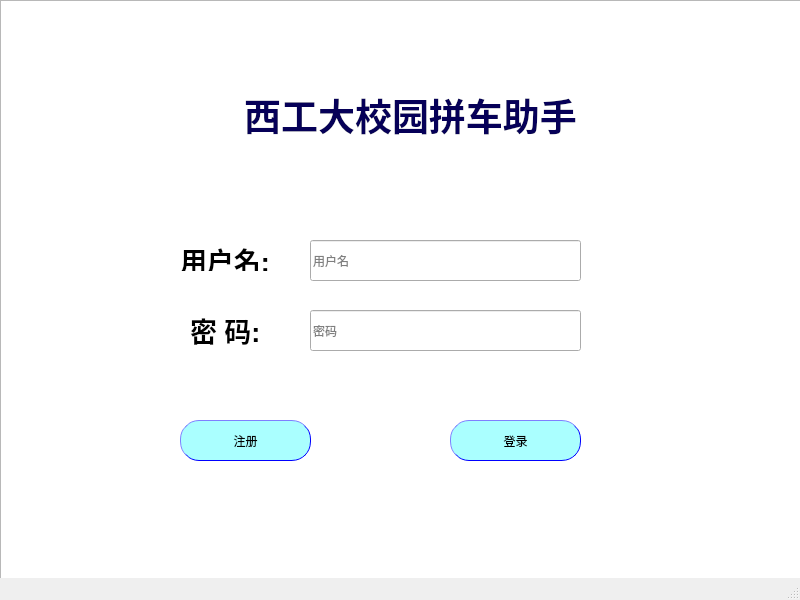
<?xml version="1.0" encoding="UTF-8"?>
<ui version="4.0">
 <class>MainWindow</class>
 <widget class="QMainWindow" name="MainWindow">
  <property name="geometry">
   <rect>
    <x>0</x>
    <y>0</y>
    <width>800</width>
    <height>600</height>
   </rect>
  </property>
  <property name="sizePolicy">
   <sizepolicy hsizetype="Fixed" vsizetype="Fixed">
    <horstretch>0</horstretch>
    <verstretch>0</verstretch>
   </sizepolicy>
  </property>
  <property name="minimumSize">
   <size>
    <width>800</width>
    <height>600</height>
   </size>
  </property>
  <property name="maximumSize">
   <size>
    <width>800</width>
    <height>600</height>
   </size>
  </property>
  <property name="windowTitle">
   <string>西工大校园拼车助手-登陆界面</string>
  </property>
  <property name="windowIcon">
   <iconset>
    <normaloff>../../mms/images/d1160924ab18972b07f8caa0e8cd7b899f510a9e.png</normaloff>../../mms/images/d1160924ab18972b07f8caa0e8cd7b899f510a9e.png</iconset>
  </property>
  <property name="tabShape">
   <enum>QTabWidget::Rounded</enum>
  </property>
  <widget class="QWidget" name="centralwidget">
   <widget class="QLabel" name="label">
    <property name="geometry">
     <rect>
      <x>200</x>
      <y>80</y>
      <width>421</width>
      <height>71</height>
     </rect>
    </property>
    <property name="font">
     <font>
      <family>华文琥珀</family>
      <pointsize>28</pointsize>
      <weight>50</weight>
      <italic>false</italic>
      <bold>false</bold>
     </font>
    </property>
    <property name="styleSheet">
     <string notr="true">font: 28pt &quot;华文琥珀&quot;;</string>
    </property>
    <property name="text">
     <string>&lt;!DOCTYPE HTML PUBLIC &quot;-//W3C//DTD HTML 4.0//EN&quot; &quot;http://www.w3.org/TR/REC-html40/strict.dtd&quot;&gt;
&lt;html&gt;&lt;head&gt;&lt;meta name=&quot;qrichtext&quot; content=&quot;1&quot; /&gt;&lt;style type=&quot;text/css&quot;&gt;
p, li { white-space: pre-wrap; }
&lt;/style&gt;&lt;/head&gt;&lt;body style=&quot; font-family:'华文琥珀'; font-size:28pt; font-weight:400; font-style:normal;&quot;&gt;
&lt;p align=&quot;center&quot; style=&quot; margin-top:12px; margin-bottom:12px; margin-left:0px; margin-right:0px; -qt-block-indent:0; text-indent:0px;&quot;&gt;&lt;span style=&quot; font-family:'SimSun'; font-weight:600; color:#060058;&quot;&gt;西工大校园拼车助手&lt;/span&gt;&lt;/p&gt;&lt;/body&gt;&lt;/html&gt;</string>
    </property>
    <property name="textFormat">
     <enum>Qt::AutoText</enum>
    </property>
    <property name="wordWrap">
     <bool>false</bool>
    </property>
    <property name="margin">
     <number>5</number>
    </property>
    <property name="border-radius" stdset="0">
     <string>4px;</string>
    </property>
    <property name="background-color" stdset="0">
     <string>argb(60, 60, 60, 130);</string>
    </property>
   </widget>
   <widget class="QLabel" name="label_2">
    <property name="geometry">
     <rect>
      <x>180</x>
      <y>240</y>
      <width>111</width>
      <height>31</height>
     </rect>
    </property>
    <property name="text">
     <string>&lt;html&gt;&lt;head/&gt;&lt;body&gt;&lt;p&gt;&lt;span style=&quot; font-size:20pt; font-weight:600; color:#000000;&quot;&gt;用户名: &lt;/span&gt;&lt;/p&gt;&lt;/body&gt;&lt;/html&gt;</string>
    </property>
   </widget>
   <widget class="QLabel" name="label_3">
    <property name="geometry">
     <rect>
      <x>190</x>
      <y>310</y>
      <width>101</width>
      <height>41</height>
     </rect>
    </property>
    <property name="text">
     <string>&lt;html&gt;&lt;head/&gt;&lt;body&gt;&lt;p&gt;&lt;span style=&quot; font-size:20pt; font-weight:600;&quot;&gt;密  码:&lt;/span&gt;&lt;/p&gt;&lt;/body&gt;&lt;/html&gt;</string>
    </property>
   </widget>
   <widget class="QGraphicsView" name="graphicsView">
    <property name="geometry">
     <rect>
      <x>0</x>
      <y>0</y>
      <width>801</width>
      <height>601</height>
     </rect>
    </property>
    <property name="layoutDirection">
     <enum>Qt::LeftToRight</enum>
    </property>
    <property name="autoFillBackground">
     <bool>false</bool>
    </property>
    <property name="styleSheet">
     <string notr="true">background-image: url(:/img/backcar (2).jpg);</string>
    </property>
   </widget>
   <widget class="QLineEdit" name="lineEdit">
    <property name="geometry">
     <rect>
      <x>310</x>
      <y>240</y>
      <width>271</width>
      <height>41</height>
     </rect>
    </property>
    <property name="text">
     <string/>
    </property>
    <property name="dragEnabled">
     <bool>true</bool>
    </property>
    <property name="placeholderText">
     <string>用户名</string>
    </property>
    <property name="clearButtonEnabled">
     <bool>true</bool>
    </property>
    <property name="background-color" stdset="0">
     <string>argb(60, 60, 60, 130);</string>
    </property>
   </widget>
   <widget class="QLineEdit" name="lineEdit_2">
    <property name="geometry">
     <rect>
      <x>310</x>
      <y>310</y>
      <width>271</width>
      <height>41</height>
     </rect>
    </property>
    <property name="text">
     <string/>
    </property>
    <property name="echoMode">
     <enum>QLineEdit::Password</enum>
    </property>
    <property name="dragEnabled">
     <bool>false</bool>
    </property>
    <property name="readOnly">
     <bool>false</bool>
    </property>
    <property name="placeholderText">
     <string>密码</string>
    </property>
    <property name="cursorMoveStyle">
     <enum>Qt::LogicalMoveStyle</enum>
    </property>
    <property name="clearButtonEnabled">
     <bool>true</bool>
    </property>
   </widget>
   <widget class="QPushButton" name="pushButton">
    <property name="geometry">
     <rect>
      <x>180</x>
      <y>420</y>
      <width>131</width>
      <height>41</height>
     </rect>
    </property>
    <property name="styleSheet">
     <string notr="true">color: rgb(0, 170, 255);
font: 18pt &quot;幼圆&quot;;
background-color: rgb(170, 255, 255);
color: rgb(0, 0, 0);
border-color: rgb(85, 255, 255);
border-radius: 19px;  border: 1px groove blue;
border-style: outset;</string>
    </property>
    <property name="text">
     <string>注册</string>
    </property>
   </widget>
   <widget class="QPushButton" name="pushButton_2">
    <property name="geometry">
     <rect>
      <x>450</x>
      <y>420</y>
      <width>131</width>
      <height>41</height>
     </rect>
    </property>
    <property name="styleSheet">
     <string notr="true">color: rgb(0, 170, 255);
font: 18pt &quot;幼圆&quot;;
background-color: rgb(170, 255, 255);
color: rgb(0, 0, 0);
border-color: rgb(85, 255, 255);
border-radius: 19px;  border: 1px groove blue;
border-style: outset;</string>
    </property>
    <property name="text">
     <string>登录</string>
    </property>
   </widget>
   <widget class="QLabel" name="label_4">
    <property name="geometry">
     <rect>
      <x>680</x>
      <y>100</y>
      <width>81</width>
      <height>81</height>
     </rect>
    </property>
    <property name="styleSheet">
     <string notr="true">border-image: url(:/img/太阳.png);</string>
    </property>
    <property name="text">
     <string/>
    </property>
   </widget>
   <widget class="QLabel" name="label_5">
    <property name="geometry">
     <rect>
      <x>640</x>
      <y>390</y>
      <width>111</width>
      <height>81</height>
     </rect>
    </property>
    <property name="styleSheet">
     <string notr="true">border-image: url(:/img/轿车，小汽车.png);</string>
    </property>
    <property name="text">
     <string/>
    </property>
   </widget>
   <widget class="QLabel" name="label_6">
    <property name="geometry">
     <rect>
      <x>30</x>
      <y>330</y>
      <width>131</width>
      <height>141</height>
     </rect>
    </property>
    <property name="styleSheet">
     <string notr="true">border-image: url(:/img/大学 (1).png);</string>
    </property>
    <property name="text">
     <string/>
    </property>
   </widget>
   <zorder>graphicsView</zorder>
   <zorder>label</zorder>
   <zorder>label_2</zorder>
   <zorder>label_3</zorder>
   <zorder>lineEdit</zorder>
   <zorder>lineEdit_2</zorder>
   <zorder>pushButton</zorder>
   <zorder>pushButton_2</zorder>
   <zorder>label_4</zorder>
   <zorder>label_5</zorder>
   <zorder>label_6</zorder>
  </widget>
  <widget class="QMenuBar" name="menubar">
   <property name="geometry">
    <rect>
     <x>0</x>
     <y>0</y>
     <width>800</width>
     <height>23</height>
    </rect>
   </property>
  </widget>
  <widget class="QStatusBar" name="statusbar"/>
 </widget>
 <resources>
  <include location="../image/image.qrc"/>
 </resources>
 <connections/>
</ui>
